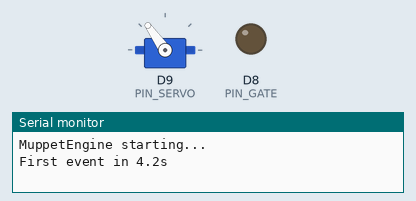
Simulated run of this sketch. Board: Seeed XIAO (SAMD21). Parts: servo, output pins drawn as LEDs (lit = HIGH), the last lines printed to the serial monitor. Random numbers use the default seed unless the sketch sets one.

Above: at 0.1 s.
At 4.37 s:
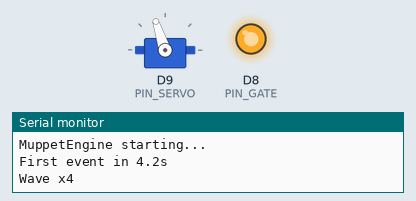
At 9.1 s:
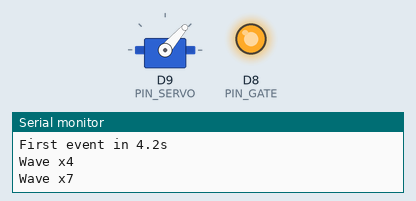
At 32.37 s:
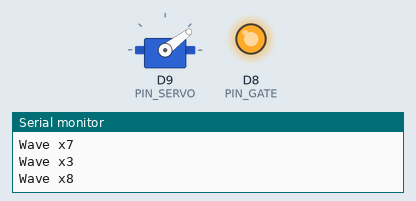
Timing chart, 0 to 35.5 s (numbered marks = the images above):
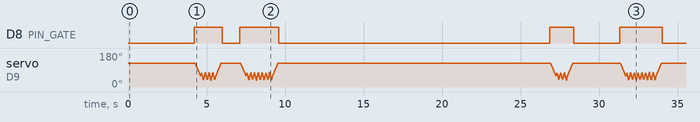

Measured:
- by itself, D8 (PIN_GATE): LOW → HIGH at 4.2 s, → LOW 1.8 s later, → HIGH 1.1 s later, → LOW 2.5 s later, … (8 changes in this stretch)

The sketch:

MuppetEngine.ino
```cpp
// MuppetEngine — puppet hat servo controller
// Target: Seeed Studio XIAO RA4M1
//
// Wiring:
//   D9  → servo signal
//   D8  → servo power-gate transistor base (optional)
//
// If power gating is not implemented, leave D8 unconnected — the
// servo will simply be always-powered and the gate write is harmless.

#include <Servo.h>

// ─── Pin assignments ──────────────────────────────────────────────────────
const int PIN_SERVO = D9;
const int PIN_GATE  = D8;  // HIGH = servo motor powered

// ─── Motion tuning ───────────────────────────────────────────────────────
const int  REST_ANGLE      = 125;  // arm-down resting position (degrees)
const int  WAVE_ANGLE      = 57;   // arm-up position (degrees)
const int  WAVE_STEP_MS    = 5;    // ms per degree on the raise/lower sweeps

// ─── Quick-wave tuning (only used when QUICK_WAVE = true) ────────────────
const bool QUICK_WAVE      = true; // raise → one flick at top → lower
const int  QUICK_RANGE     = 20;   // degrees of flick each side of WAVE_ANGLE
const int  QUICK_STEP_MS   = 3;    // ms per degree during quick oscillation

// ─── Behavior tuning ─────────────────────────────────────────────────────
const int   MIN_WAVE_CYCLES   = 3;
const int   MAX_WAVE_CYCLES   = 8;
const float MEAN_INTERVAL_SEC = 9.0f; // mean seconds between events (Poisson rate)

// ─── Globals ─────────────────────────────────────────────────────────────
Servo servo;
unsigned long nextEventMs = 0;

// ─── Motion primitives ───────────────────────────────────────────────────

void sweepTo(int fromAngle, int toAngle, int stepMs) {
  int dir = (toAngle > fromAngle) ? 1 : -1;
  for (int pos = fromAngle; pos != toAngle; pos += dir) {
    servo.write(pos);
    delay(stepMs);
  }
  servo.write(toAngle);
}

// ─── Actions ─────────────────────────────────────────────────────────────

void waveArm(int cycles) {
  digitalWrite(PIN_GATE, HIGH);
  delay(50); // let motor power stabilize before moving

  if (QUICK_WAVE) {
    sweepTo(REST_ANGLE, WAVE_ANGLE, WAVE_STEP_MS); // raise once
    int peakLow  = WAVE_ANGLE + QUICK_RANGE;
    int peakHigh = WAVE_ANGLE - QUICK_RANGE;
    for (int r = 0; r < cycles; r++) {
      sweepTo(WAVE_ANGLE, peakLow,  QUICK_STEP_MS); // flick down
      sweepTo(peakLow,    peakHigh, QUICK_STEP_MS); // swing up
      sweepTo(peakHigh,  WAVE_ANGLE, QUICK_STEP_MS); // settle at centre
    }
    sweepTo(WAVE_ANGLE, REST_ANGLE, WAVE_STEP_MS); // lower once
  } else {
    for (int i = 0; i < cycles; i++) {
      sweepTo(REST_ANGLE, WAVE_ANGLE, WAVE_STEP_MS);
      sweepTo(WAVE_ANGLE, REST_ANGLE, WAVE_STEP_MS);
    }
  }

  servo.write(REST_ANGLE); // ensure we always end down before gating off
  delay(80); // settle at rest before cutting power
  digitalWrite(PIN_GATE, LOW);
}

// ─── Timing ──────────────────────────────────────────────────────────────

// Exponential inter-arrival time for a Poisson process: -ln(U) / lambda
unsigned long poissonDelayMs(float meanSec) {
  float u = (float)random(1, 32767) / 32767.0f; // uniform in (0, 1]
  return (unsigned long)(-log(u) * meanSec * 1000.0f);
}

// ─── Arduino entrypoints ─────────────────────────────────────────────────

void setup() {
  Serial.begin(115200);
  Serial.println("MuppetEngine starting...");

  pinMode(PIN_GATE, OUTPUT);
  digitalWrite(PIN_GATE, LOW);

  servo.attach(PIN_SERVO);
  servo.write(REST_ANGLE);

  randomSeed(analogRead(A0)); // floating pin for entropy

  unsigned long wait = poissonDelayMs(MEAN_INTERVAL_SEC);
  Serial.print("First event in ");
  Serial.print(wait / 1000.0, 1);
  Serial.println("s");
  nextEventMs = millis() + wait;
}

void loop() {
  if (millis() < nextEventMs) return;

  int cycles = (int)random(MIN_WAVE_CYCLES, MAX_WAVE_CYCLES + 1);
  Serial.print("Wave x");
  Serial.println(cycles);
  waveArm(cycles);

  nextEventMs = millis() + poissonDelayMs(MEAN_INTERVAL_SEC);
}
```
